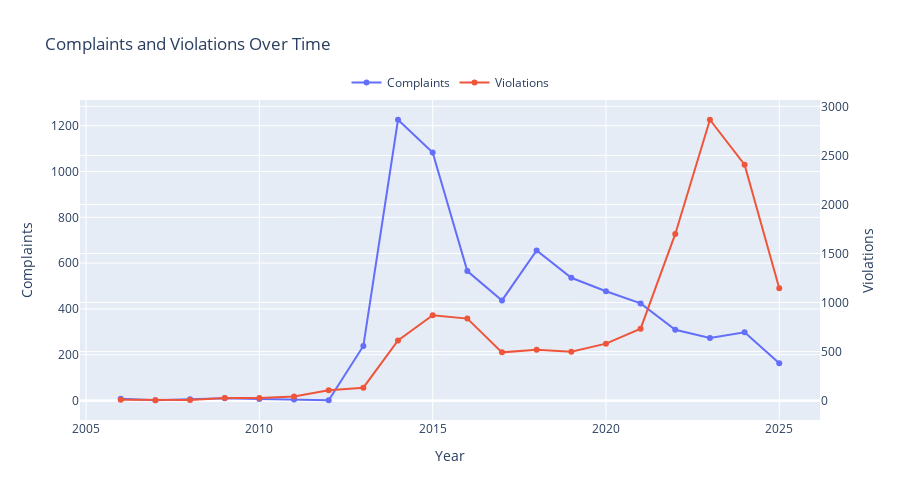

The notebook cell this image was saved under:
### Code cell
complaints_df['DATE COMPLAINT/INQUIRY REPORTED ON'] = pd.to_datetime(
    complaints_df['DATE COMPLAINT/INQUIRY REPORTED ON'], errors='coerce')
violations_df['DATE VIOLATION ISSUED'] = pd.to_datetime(
    violations_df['DATE VIOLATION ISSUED'], errors='coerce')

# Extract Year
complaints_df['Year'] = complaints_df['DATE COMPLAINT/INQUIRY REPORTED ON'].dt.year
violations_df['Year'] = violations_df['DATE VIOLATION ISSUED'].dt.year

# Group counts
yearly_counts = pd.DataFrame({
    'Complaints': complaints_df.groupby('Year').size(),
    'Violations': violations_df.groupby('Year').size()
}).reset_index()

# Filter sensible range
yearly_counts = yearly_counts[(yearly_counts['Year'] >= 2000) & (yearly_counts['Year'] <= 2025)]

fig_trend_overlay = go.Figure()

# Plot
fig_trend_overlay.add_trace(go.Scatter(
    x=yearly_counts['Year'],
    y=yearly_counts['Complaints'],
    mode='lines+markers',
    name='Complaints',
    yaxis='y1'
))

fig_trend_overlay.add_trace(go.Scatter(
    x=yearly_counts['Year'],
    y=yearly_counts['Violations'],
    mode='lines+markers',
    name='Violations',
    yaxis='y2'
))


fig_trend_overlay.update_layout(
    title='Complaints and Violations Over Time',
    xaxis=dict(title='Year'),
    yaxis=dict(title='Complaints', side='left'),
    yaxis2=dict(title='Violations', overlaying='y', side='right'),
    legend=dict(x=0.5, xanchor='center', y=1.1, orientation='h'),
    height=500
)

fig_trend_overlay.show()

# Save chart as high-res PNG
fig_trend_overlay.write_html("trend_overlay.html")

### Figure 1 — Plotly figure (JSON) as saved in the notebook; plotly's stock layout.template omitted (floating-point values rounded to 4 significant figures)
{"data": [{"mode": "lines+markers", "name": "Complaints", "type": "scatter", "x": [2006.0, 2007.0, 2008.0, 2009.0, 2010.0, 2011.0, 2012.0, 2013.0, 2014.0, 2015.0, 2016.0, 2017.0, 2018.0, 2019.0, 2020.0, 2021.0, 2022.0, 2023.0, 2024.0, 2025.0], "y": [8, 1, 5, 10, 7, 4, 1, 238, 1226, 1083, 565, 437, 655, 536, 477, 424, 309, 273, 298, 163], "yaxis": "y"}, {"mode": "lines+markers", "name": "Violations", "type": "scatter", "x": [2006.0, 2007.0, 2008.0, 2009.0, 2010.0, 2011.0, 2012.0, 2013.0, 2014.0, 2015.0, 2016.0, 2017.0, 2018.0, 2019.0, 2020.0, 2021.0, 2022.0, 2023.0, 2024.0, 2025.0], "y": [8, 4, 7, 26, 27, 43, 106, 132, 614, 871, 836, 492, 518, 499, 581, 734, 1699, 2863, 2405, 1145], "yaxis": "y2"}], "layout": {"height": 500, "legend": {"orientation": "h", "x": 0.5, "xanchor": "center", "y": 1.1}, "title": {"text": "Complaints and Violations Over Time"}, "xaxis": {"title": {"text": "Year"}}, "yaxis": {"side": "left", "title": {"text": "Complaints"}}, "yaxis2": {"overlaying": "y", "side": "right", "title": {"text": "Violations"}}}}
